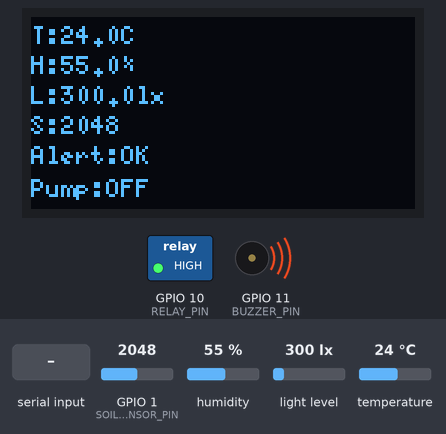
The sketch below on a simulated ESP32-S3. Shown: 128×64 one-colour display, switched loads named in the sketch (green lamp = pin HIGH), buzzer (waves = sounding, pin HIGH). The test bench sets the inputs (shaded band); at power-on: light level 300 lx, GPIO 1 (SOIL_SENSOR_PIN) = 2048, humidity 55 %, temperature 24 °C (analog values on the 0–4095 scale). WiFi joins after 1.5 s; servers stay silent unless stated; uploads are accepted with an empty reply; not simulated (calls return 0 or success): wifi_secrets.h; names the files do not define were given values by the test bench: BACKEND_PORT = 80; what the sketch prints to the serial monitor is not drawn.

Above: at 1.2 s.
1.3 s: light level set to 54 lx
At 3.6 s:
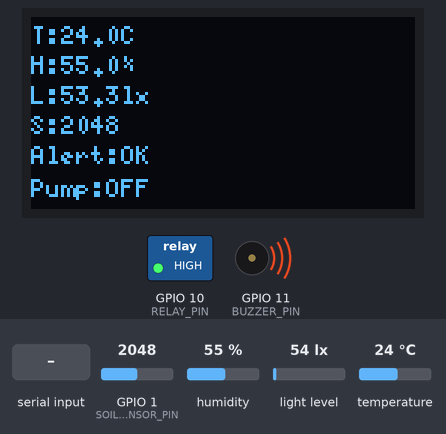
3.9 s: light level set to 44 lx
At 9.6 s:
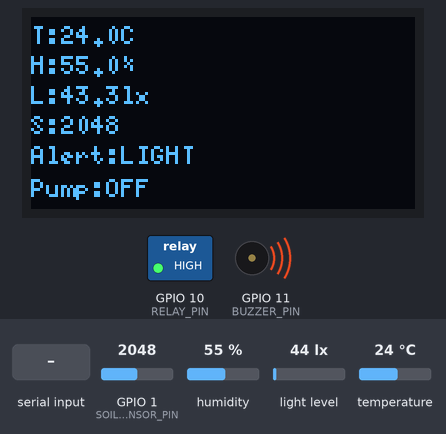
9.9 s: "W" received over Serial
At 11.4 s:
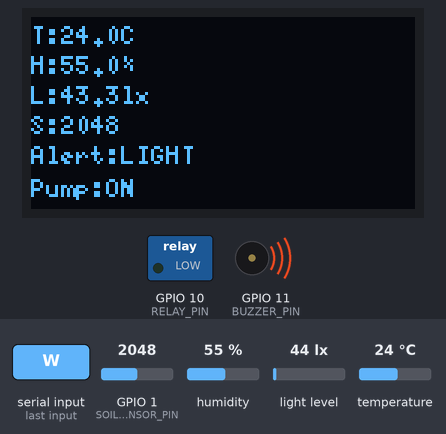
12.3 s: GPIO 1 (SOIL_SENSOR_PIN) set to 2866
At 14.1 s:
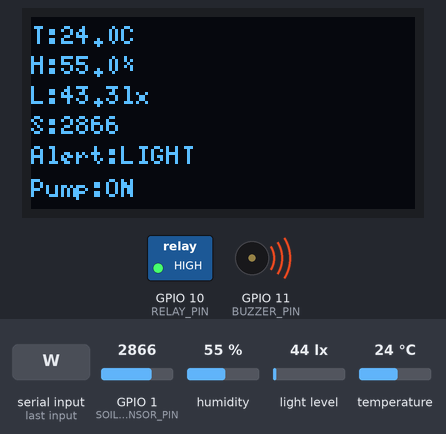
14.4 s: humidity set to 22 %
At 15.6 s:
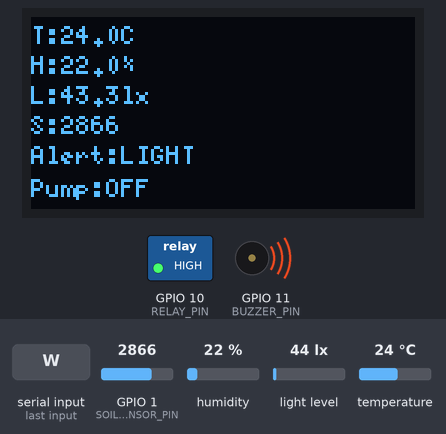
16.1 s: GPIO 1 (SOIL_SENSOR_PIN) set to 3040
At 17.2 s:
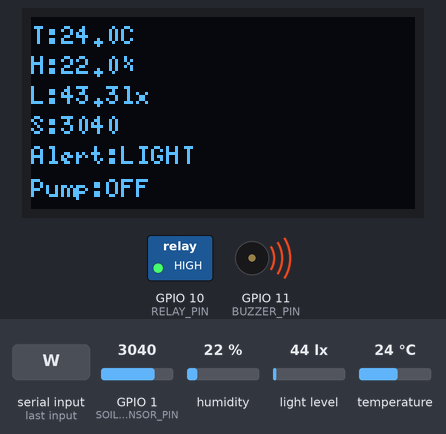
Timing chart, 0 to 19.1 s (numbered marks = the images above; inputs shaded):
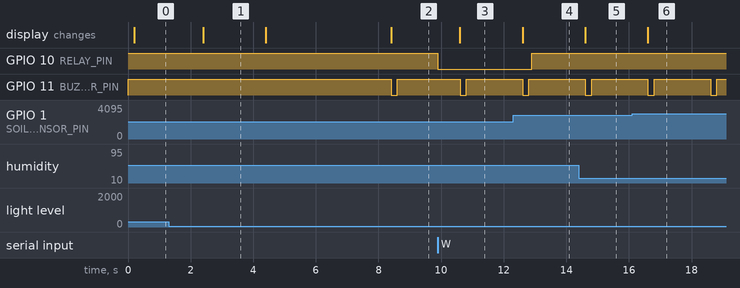

The sketch:

wifi_bridge_test.ino
```cpp
#include <Arduino.h>
#include <Wire.h>
#include <WiFi.h>
#include <HTTPClient.h>
#include <Adafruit_SHT31.h>
#include <BH1750.h>
#include <U8g2lib.h>
#include "wifi_secrets.h"

constexpr uint8_t I2C_SDA_PIN = 8;
constexpr uint8_t I2C_SCL_PIN = 9;
constexpr uint8_t SOIL_SENSOR_PIN = 1;
constexpr uint8_t RELAY_PIN = 10;
constexpr uint8_t BUZZER_PIN = 11;
constexpr uint8_t RELAY_ON = LOW;
constexpr uint8_t RELAY_OFF = HIGH;
constexpr uint8_t SHT30_ADDRESS = 0x44;
constexpr uint8_t BH1750_ADDRESS = 0x23;
constexpr uint8_t OLED_ADDRESS = 0x3C;
constexpr uint16_t ADC_MAX_VALUE = 4095;
constexpr unsigned long SERIAL_BAUD_RATE = 115200;
constexpr unsigned long SENSOR_SAMPLE_INTERVAL_MS = 2000;
constexpr unsigned long MAX_PUMP_RUNTIME_MS = 3000;
constexpr unsigned long BUZZER_INTERVAL_MS = 2000;
constexpr unsigned long BUZZER_DURATION_MS = 200;
constexpr unsigned long WIFI_RETRY_INTERVAL_MS = 10000;
constexpr unsigned long REPORT_INTERVAL_MS = 5000;
constexpr unsigned long COMMAND_POLL_INTERVAL_MS = 1000;
constexpr uint16_t HTTP_TIMEOUT_MS = 500;
constexpr float LOW_LIGHT_THRESHOLD_LX = 50.0F;
constexpr uint8_t ALERT_CONFIRM_COUNT = 3;

struct SensorData {
  float temperatureC;
  float humidity;
  float lightLux;
  uint16_t soilAdc;
  bool temperatureValid;
  bool humidityValid;
  bool lightValid;
  bool soilValid;
};

enum class AlertState : uint8_t { OK, LIGHT };

Adafruit_SHT31 sht30(&Wire);
BH1750 lightMeter;
U8G2_SH1106_128X64_NONAME_F_HW_I2C oled(U8G2_R0, U8X8_PIN_NONE);
WiFiClient wifiClient;

SensorData latestData = {};
AlertState currentAlertState = AlertState::OK;
bool sensorDataAvailable = false;
bool sht30Initialized = false;
bool bh1750Initialized = false;
bool pumpRunning = false;
bool buzzerPulseActive = false;
uint8_t lowLightFaultCount = 0;
uint8_t lowLightNormalCount = 0;
unsigned long pumpStartedAt = 0;
unsigned long lastSensorReadAt = 0;
unsigned long lastBuzzerPulseAt = 0;
unsigned long buzzerPulseStartedAt = 0;
unsigned long lastWifiRetryAt = 0;
unsigned long lastReportAt = 0;
unsigned long lastCommandPollAt = 0;

/** 获取告警文本。 */
const char *alertStateText(AlertState state) {
  return state == AlertState::LIGHT ? "LIGHT" : "OK";
}

/** 获取水泵状态文本。 */
const char *pumpStateText() {
  return pumpRunning ? "ON" : "OFF";
}

/** 初始化继电器和蜂鸣器至安全关闭状态。 */
void initializeOutputs() {
  pinMode(RELAY_PIN, INPUT_PULLUP);
  digitalWrite(RELAY_PIN, RELAY_OFF);
  pinMode(RELAY_PIN, OUTPUT_OPEN_DRAIN);
  digitalWrite(RELAY_PIN, RELAY_OFF);
  pinMode(BUZZER_PIN, OUTPUT);
  digitalWrite(BUZZER_PIN, HIGH);
}

/** 停止水泵。
 * @param reason 停止原因。
 */
void stopPump(const char *reason) {
  digitalWrite(RELAY_PIN, RELAY_OFF);
  pumpRunning = false;
  Serial.printf("Pump: OFF, reason: %s\n", reason);
}

/** 启动受最长运行时间保护的水泵。 */
void startPump() {
  if (pumpRunning) {
    Serial.println("Pump is already running. Command ignored.");
    return;
  }
  digitalWrite(RELAY_PIN, RELAY_ON);
  pumpRunning = true;
  pumpStartedAt = millis();
  Serial.println("Pump: ON, maximum runtime: 3 seconds.");
}

/** 读取温湿度、光照和土壤 ADC 数据。
 * @return 本轮传感器数据。
 */
SensorData readSensors() {
  SensorData data = {};
  data.temperatureC = sht30Initialized ? sht30.readTemperature() : NAN;
  data.humidity = sht30Initialized ? sht30.readHumidity() : NAN;
  data.lightLux = bh1750Initialized ? lightMeter.readLightLevel() : NAN;
  data.temperatureValid = !isnan(data.temperatureC) && data.temperatureC >= -40.0F && data.temperatureC <= 125.0F;
  data.humidityValid = !isnan(data.humidity) && data.humidity >= 0.0F && data.humidity <= 100.0F;
  data.lightValid = !isnan(data.lightLux) && data.lightLux >= 0.0F;

  uint32_t total = 0;
  data.soilValid = true;
  for (uint8_t index = 0; index < 20; index++) {
    const int value = analogRead(SOIL_SENSOR_PIN);
    if (value < 0 || value > ADC_MAX_VALUE) {
      data.soilValid = false;
    } else {
      total += static_cast<uint16_t>(value);
    }
    delay(5);
  }
  data.soilAdc = total / 20;
  return data;
}

/** 更新低光告警的消抖状态。
 * @param data 当前传感器数据。
 */
void updateAlertState(const SensorData &data) {
  if (!data.lightValid) {
    return;
  }
  if (data.lightLux < LOW_LIGHT_THRESHOLD_LX) {
    lowLightNormalCount = 0;
    if (lowLightFaultCount < ALERT_CONFIRM_COUNT) lowLightFaultCount++;
    if (lowLightFaultCount >= ALERT_CONFIRM_COUNT) currentAlertState = AlertState::LIGHT;
    return;
  }
  lowLightFaultCount = 0;
  if (lowLightNormalCount < ALERT_CONFIRM_COUNT) lowLightNormalCount++;
  if (lowLightNormalCount >= ALERT_CONFIRM_COUNT) currentAlertState = AlertState::OK;
}

/** 驱动低光告警蜂鸣器短响。 */
void updateBuzzer() {
  const unsigned long now = millis();
  if (currentAlertState == AlertState::OK) {
    digitalWrite(BUZZER_PIN, HIGH);
    buzzerPulseActive = false;
    return;
  }
  if (buzzerPulseActive && now - buzzerPulseStartedAt >= BUZZER_DURATION_MS) {
    digitalWrite(BUZZER_PIN, HIGH);
    buzzerPulseActive = false;
  }
  if (!buzzerPulseActive && now - lastBuzzerPulseAt >= BUZZER_INTERVAL_MS) {
    digitalWrite(BUZZER_PIN, LOW);
    buzzerPulseActive = true;
    buzzerPulseStartedAt = now;
    lastBuzzerPulseAt = now;
  }
}

/** 在 OLED 上显示当前状态。 */
void displaySystemStatus() {
  oled.clearBuffer();
  oled.setFont(u8g2_font_5x8_tf);
  oled.setCursor(0, 9); oled.printf("T:%.1fC", latestData.temperatureC);
  oled.setCursor(0, 19); oled.printf("H:%.1f%%", latestData.humidity);
  oled.setCursor(0, 29); oled.printf("L:%.1flx", latestData.lightLux);
  oled.setCursor(0, 39); oled.printf("S:%u", latestData.soilAdc);
  oled.setCursor(0, 49); oled.printf("Alert:%s", alertStateText(currentAlertState));
  oled.setCursor(0, 60); oled.printf("Pump:%s", pumpStateText());
  oled.sendBuffer();
}

/** 输出串口状态。 */
void printSystemStatus() {
  Serial.printf("Temperature: %.1f C\nHumidity: %.1f %%\nLight: %.1f lx\nSoil ADC: %u\nAlert: %s\nPump: %s\n",
    latestData.temperatureC, latestData.humidity, latestData.lightLux, latestData.soilAdc,
    alertStateText(currentAlertState), pumpStateText());
}

/** 启动或重新发起热点连接。 */
void startWifiConnection() {
  WiFi.mode(WIFI_STA);
  WiFi.begin(WIFI_SSID, WIFI_PASSWORD);
  Serial.printf("WiFi connecting to %s\n", WIFI_SSID);
}

/** 维护 Wi-Fi 连接，不阻塞本地控制。 */
void updateWifi() {
  if (WiFi.status() == WL_CONNECTED) return;
  if (millis() - lastWifiRetryAt < WIFI_RETRY_INTERVAL_MS) return;
  lastWifiRetryAt = millis();
  WiFi.disconnect();
  startWifiConnection();
}

/** 生成当前状态的 JSON 上报内容。
 * @return JSON 字符串。
 */
String buildReportPayload() {
  char payload[220];
  snprintf(payload, sizeof(payload),
    "{\"temperature\":%.1f,\"humidity\":%.1f,\"light\":%.1f,\"soilAdc\":%u,\"alert\":\"%s\",\"pump\":\"%s\"}",
    latestData.temperatureC, latestData.humidity, latestData.lightLux, latestData.soilAdc,
    alertStateText(currentAlertState), pumpStateText());
  return String(payload);
}

/** 向电脑后端上报当前状态。 */
void reportDeviceStatus() {
  if (WiFi.status() != WL_CONNECTED || !sensorDataAvailable) return;
  HTTPClient http;
  const String url = String("http://") + BACKEND_HOST + ":" + BACKEND_PORT + "/api/device/report";
  http.begin(wifiClient, url);
  http.setConnectTimeout(HTTP_TIMEOUT_MS);
  http.setTimeout(HTTP_TIMEOUT_MS);
  http.addHeader("Content-Type", "application/json");
  const int statusCode = http.POST(buildReportPayload());
  Serial.printf("Report HTTP: %d\n", statusCode);
  http.end();
}

/** 读取并执行一条网页控制命令。 */
void pollDeviceCommand() {
  if (WiFi.status() != WL_CONNECTED) return;
  HTTPClient http;
  const String url = String("http://") + BACKEND_HOST + ":" + BACKEND_PORT + "/api/device/command";
  http.begin(wifiClient, url);
  http.setConnectTimeout(HTTP_TIMEOUT_MS);
  http.setTimeout(HTTP_TIMEOUT_MS);
  const int statusCode = http.GET();
  const String response = statusCode == HTTP_CODE_OK ? http.getString() : "";
  http.end();
  if (statusCode != HTTP_CODE_OK) {
    Serial.printf("Command HTTP: %d\n", statusCode);
    return;
  }
  if (response.indexOf("\"action\": \"water\"") >= 0 || response.indexOf("\"action\":\"water\"") >= 0) {
    Serial.println("Web command: water");
    startPump();
  } else if (response.indexOf("\"action\": \"stop\"") >= 0 || response.indexOf("\"action\":\"stop\"") >= 0) {
    Serial.println("Web command: stop");
    stopPump("web command");
  }
}

/** 调度网络上报和命令轮询。 */
void updateNetworkTasks() {
  const unsigned long now = millis();
  if (now - lastReportAt >= REPORT_INTERVAL_MS) {
    lastReportAt = now;
    reportDeviceStatus();
  }
  if (now - lastCommandPollAt >= COMMAND_POLL_INTERVAL_MS) {
    lastCommandPollAt = now;
    pollDeviceCommand();
  }
}

/** 处理串口控制命令。
 * @param command 单字符命令。
 */
void handleCommand(char command) {
  if (command == 'W' || command == 'w') startPump();
  else if (command == 'S' || command == 's') stopPump("serial command");
  else if (command == 'H' || command == 'h') printSystemStatus();
}

/** 初始化硬件和网络。 */
void setup() {
  initializeOutputs();
  Serial.begin(SERIAL_BAUD_RATE);
  Wire.begin(I2C_SDA_PIN, I2C_SCL_PIN);
  oled.setI2CAddress(OLED_ADDRESS << 1);
  oled.begin();
  sht30Initialized = sht30.begin(SHT30_ADDRESS);
  bh1750Initialized = lightMeter.begin(BH1750::CONTINUOUS_HIGH_RES_MODE, BH1750_ADDRESS, &Wire);
  analogReadResolution(12);
  analogSetPinAttenuation(SOIL_SENSOR_PIN, ADC_11db);
  Serial.printf("SHT30: %s, BH1750: %s\n", sht30Initialized ? "OK" : "failed", bh1750Initialized ? "OK" : "failed");
  startWifiConnection();
  lastSensorReadAt = millis() - SENSOR_SAMPLE_INTERVAL_MS;
  lastReportAt = millis() - REPORT_INTERVAL_MS;
  lastCommandPollAt = millis() - COMMAND_POLL_INTERVAL_MS;
}

/** 调度本地传感器、执行器和网络任务。 */
void loop() {
  while (Serial.available() > 0) handleCommand(static_cast<char>(Serial.read()));
  if (pumpRunning && millis() - pumpStartedAt >= MAX_PUMP_RUNTIME_MS) stopPump("timeout");
  updateBuzzer();
  updateWifi();
  updateNetworkTasks();
  if (millis() - lastSensorReadAt < SENSOR_SAMPLE_INTERVAL_MS) return;
  lastSensorReadAt = millis();
  latestData = readSensors();
  sensorDataAvailable = true;
  updateAlertState(latestData);
  displaySystemStatus();
  printSystemStatus();
}
```

Measured:
- the behaviour switches between 50 and 49 lx on light level (found by bisection; images 1 and 2)
- after the input at 1.3 s, the display: changes after 1.1 s (image 1)
- after the input at 3.9 s, GPIO 11 (BUZZER_PIN): HIGH → LOW after 4.5 s, → HIGH 0.20 s later; the display: first changes after 0.50 s (image 2 shows a later state)
- after the input at 9.9 s, GPIO 10 (RELAY_PIN): HIGH → LOW at once; the display: changes after 0.70 s (image 3)
- after the input at 12.3 s, the display: changes after 0.30 s (image 4)
- after the input at 14.4 s, the display: changes after 0.20 s (image 5)
- after the input at 16.1 s, the display: changes after 0.50 s (image 6)
